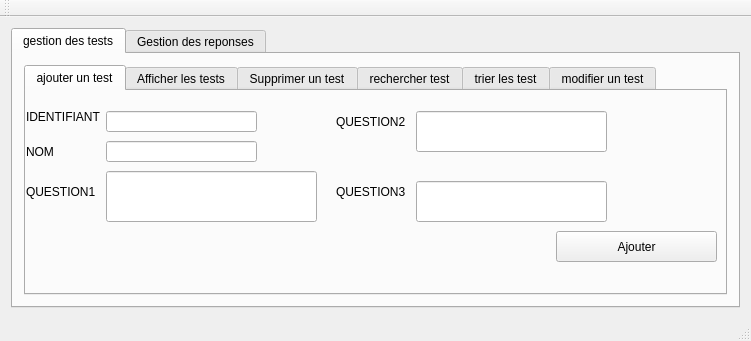
<?xml version="1.0" encoding="UTF-8"?>
<ui version="4.0">
 <class>MainWindow</class>
 <widget class="QMainWindow" name="MainWindow">
  <property name="geometry">
   <rect>
    <x>0</x>
    <y>0</y>
    <width>751</width>
    <height>341</height>
   </rect>
  </property>
  <property name="windowTitle">
   <string>Gestion des étudiants</string>
  </property>
  <property name="styleSheet">
   <string notr="true"/>
  </property>
  <widget class="QWidget" name="centralWidget">
   <layout class="QGridLayout" name="gridLayout">
    <item row="1" column="0">
     <widget class="QTabWidget" name="tabWidget_2">
      <property name="styleSheet">
       <string notr="true"/>
      </property>
      <property name="currentIndex">
       <number>0</number>
      </property>
      <widget class="QWidget" name="tab_4">
       <attribute name="title">
        <string>gestion des tests</string>
       </attribute>
       <layout class="QGridLayout" name="gridLayout_2">
        <item row="1" column="0">
         <widget class="QTabWidget" name="tabWidget">
          <property name="styleSheet">
           <string notr="true"/>
          </property>
          <property name="currentIndex">
           <number>0</number>
          </property>
          <widget class="QWidget" name="tab">
           <attribute name="title">
            <string>ajouter un test</string>
           </attribute>
           <widget class="QLineEdit" name="lineEdit_id">
            <property name="geometry">
             <rect>
              <x>80</x>
              <y>20</y>
              <width>151</width>
              <height>21</height>
             </rect>
            </property>
            <property name="autoFillBackground">
             <bool>false</bool>
            </property>
            <property name="styleSheet">
             <string notr="true"/>
            </property>
           </widget>
           <widget class="QLineEdit" name="lineEdit_nom">
            <property name="geometry">
             <rect>
              <x>80</x>
              <y>50</y>
              <width>151</width>
              <height>21</height>
             </rect>
            </property>
            <property name="styleSheet">
             <string notr="true"/>
            </property>
           </widget>
           <widget class="QLineEdit" name="lineEdit_q1">
            <property name="geometry">
             <rect>
              <x>80</x>
              <y>80</y>
              <width>211</width>
              <height>51</height>
             </rect>
            </property>
            <property name="styleSheet">
             <string notr="true"/>
            </property>
           </widget>
           <widget class="QPushButton" name="pb_ajouter">
            <property name="geometry">
             <rect>
              <x>530</x>
              <y>140</y>
              <width>161</width>
              <height>31</height>
             </rect>
            </property>
            <property name="styleSheet">
             <string notr="true"/>
            </property>
            <property name="text">
             <string>Ajouter</string>
            </property>
            <property name="default">
             <bool>false</bool>
            </property>
            <property name="flat">
             <bool>false</bool>
            </property>
           </widget>
           <widget class="QLineEdit" name="lineEdit_q2">
            <property name="geometry">
             <rect>
              <x>390</x>
              <y>20</y>
              <width>191</width>
              <height>41</height>
             </rect>
            </property>
            <property name="styleSheet">
             <string notr="true"/>
            </property>
           </widget>
           <widget class="QLineEdit" name="lineEdit_q3">
            <property name="geometry">
             <rect>
              <x>390</x>
              <y>90</y>
              <width>191</width>
              <height>41</height>
             </rect>
            </property>
            <property name="styleSheet">
             <string notr="true"/>
            </property>
           </widget>
           <widget class="QLabel" name="label_11">
            <property name="geometry">
             <rect>
              <x>0</x>
              <y>0</y>
              <width>81</width>
              <height>51</height>
             </rect>
            </property>
            <property name="styleSheet">
             <string notr="true"/>
            </property>
            <property name="text">
             <string>IDENTIFIANT</string>
            </property>
           </widget>
           <widget class="QLabel" name="label_26">
            <property name="geometry">
             <rect>
              <x>0</x>
              <y>40</y>
              <width>41</width>
              <height>41</height>
             </rect>
            </property>
            <property name="styleSheet">
             <string notr="true"/>
            </property>
            <property name="text">
             <string>NOM</string>
            </property>
           </widget>
           <widget class="QLabel" name="label_27">
            <property name="geometry">
             <rect>
              <x>310</x>
              <y>10</y>
              <width>71</width>
              <height>41</height>
             </rect>
            </property>
            <property name="styleSheet">
             <string notr="true"/>
            </property>
            <property name="text">
             <string>QUESTION2</string>
            </property>
           </widget>
           <widget class="QLabel" name="label_28">
            <property name="geometry">
             <rect>
              <x>0</x>
              <y>80</y>
              <width>71</width>
              <height>41</height>
             </rect>
            </property>
            <property name="styleSheet">
             <string notr="true"/>
            </property>
            <property name="text">
             <string>QUESTION1</string>
            </property>
           </widget>
           <widget class="QLabel" name="label_29">
            <property name="geometry">
             <rect>
              <x>310</x>
              <y>80</y>
              <width>71</width>
              <height>41</height>
             </rect>
            </property>
            <property name="styleSheet">
             <string notr="true"/>
            </property>
            <property name="text">
             <string>QUESTION3</string>
            </property>
           </widget>
           <widget class="QLabel" name="label_30">
            <property name="geometry">
             <rect>
              <x>310</x>
              <y>120</y>
              <width>71</width>
              <height>41</height>
             </rect>
            </property>
            <property name="styleSheet">
             <string notr="true"/>
            </property>
            <property name="text">
             <string/>
            </property>
           </widget>
          </widget>
          <widget class="QWidget" name="tab_2">
           <attribute name="title">
            <string>Afficher les tests</string>
           </attribute>
           <widget class="QTableView" name="tabtest">
            <property name="geometry">
             <rect>
              <x>100</x>
              <y>0</y>
              <width>491</width>
              <height>171</height>
             </rect>
            </property>
            <property name="styleSheet">
             <string notr="true"/>
            </property>
           </widget>
          </widget>
          <widget class="QWidget" name="tab_3">
           <attribute name="title">
            <string>Supprimer un test</string>
           </attribute>
           <widget class="QLineEdit" name="lineEdit_id1">
            <property name="geometry">
             <rect>
              <x>70</x>
              <y>30</y>
              <width>131</width>
              <height>21</height>
             </rect>
            </property>
            <property name="styleSheet">
             <string notr="true"/>
            </property>
           </widget>
           <widget class="QLabel" name="label_4">
            <property name="geometry">
             <rect>
              <x>0</x>
              <y>10</y>
              <width>61</width>
              <height>51</height>
             </rect>
            </property>
            <property name="styleSheet">
             <string notr="true"/>
            </property>
            <property name="text">
             <string>Identifiant</string>
            </property>
           </widget>
           <widget class="QPushButton" name="pb_supprimer">
            <property name="geometry">
             <rect>
              <x>240</x>
              <y>50</y>
              <width>121</width>
              <height>31</height>
             </rect>
            </property>
            <property name="styleSheet">
             <string notr="true"/>
            </property>
            <property name="text">
             <string>Supprimer</string>
            </property>
           </widget>
          </widget>
          <widget class="QWidget" name="tab_9">
           <attribute name="title">
            <string>rechercher test</string>
           </attribute>
           <widget class="QTableView" name="tableView">
            <property name="geometry">
             <rect>
              <x>30</x>
              <y>60</y>
              <width>361</width>
              <height>111</height>
             </rect>
            </property>
            <property name="styleSheet">
             <string notr="true"/>
            </property>
           </widget>
           <widget class="QLineEdit" name="lineEdit_id1_2">
            <property name="geometry">
             <rect>
              <x>60</x>
              <y>10</y>
              <width>151</width>
              <height>21</height>
             </rect>
            </property>
            <property name="styleSheet">
             <string notr="true"/>
            </property>
           </widget>
           <widget class="QLabel" name="label_10">
            <property name="geometry">
             <rect>
              <x>0</x>
              <y>0</y>
              <width>61</width>
              <height>41</height>
             </rect>
            </property>
            <property name="styleSheet">
             <string notr="true"/>
            </property>
            <property name="text">
             <string>Identifiant</string>
            </property>
           </widget>
           <widget class="QPushButton" name="pb_supprimer_2">
            <property name="geometry">
             <rect>
              <x>230</x>
              <y>10</y>
              <width>151</width>
              <height>31</height>
             </rect>
            </property>
            <property name="styleSheet">
             <string notr="true"/>
            </property>
            <property name="text">
             <string>rechercher</string>
            </property>
           </widget>
          </widget>
          <widget class="QWidget" name="tab_10">
           <attribute name="title">
            <string>trier les test</string>
           </attribute>
           <widget class="QTableView" name="tableView_3">
            <property name="geometry">
             <rect>
              <x>120</x>
              <y>10</y>
              <width>421</width>
              <height>151</height>
             </rect>
            </property>
            <property name="styleSheet">
             <string notr="true"/>
            </property>
           </widget>
          </widget>
          <widget class="QWidget" name="tab_11">
           <attribute name="title">
            <string>modifier un test</string>
           </attribute>
           <widget class="QLabel" name="label_12">
            <property name="geometry">
             <rect>
              <x>0</x>
              <y>0</y>
              <width>71</width>
              <height>41</height>
             </rect>
            </property>
            <property name="styleSheet">
             <string notr="true"/>
            </property>
            <property name="text">
             <string>Identifiant</string>
            </property>
           </widget>
           <widget class="QLineEdit" name="lineEdit_q3_2">
            <property name="geometry">
             <rect>
              <x>430</x>
              <y>70</y>
              <width>251</width>
              <height>51</height>
             </rect>
            </property>
            <property name="styleSheet">
             <string notr="true"/>
            </property>
           </widget>
           <widget class="QLineEdit" name="lineEdit_id_4">
            <property name="geometry">
             <rect>
              <x>80</x>
              <y>10</y>
              <width>151</width>
              <height>21</height>
             </rect>
            </property>
            <property name="styleSheet">
             <string notr="true"/>
            </property>
           </widget>
           <widget class="QLineEdit" name="lineEdit_nom_2">
            <property name="geometry">
             <rect>
              <x>80</x>
              <y>40</y>
              <width>151</width>
              <height>21</height>
             </rect>
            </property>
            <property name="styleSheet">
             <string notr="true"/>
            </property>
           </widget>
           <widget class="QLabel" name="label_13">
            <property name="geometry">
             <rect>
              <x>350</x>
              <y>0</y>
              <width>71</width>
              <height>41</height>
             </rect>
            </property>
            <property name="styleSheet">
             <string notr="true"/>
            </property>
            <property name="text">
             <string>question 2</string>
            </property>
           </widget>
           <widget class="QLineEdit" name="lineEdit_q1_2">
            <property name="geometry">
             <rect>
              <x>80</x>
              <y>70</y>
              <width>231</width>
              <height>51</height>
             </rect>
            </property>
            <property name="styleSheet">
             <string notr="true"/>
            </property>
           </widget>
           <widget class="QLineEdit" name="lineEdit_q2_2">
            <property name="geometry">
             <rect>
              <x>430</x>
              <y>10</y>
              <width>251</width>
              <height>51</height>
             </rect>
            </property>
            <property name="styleSheet">
             <string notr="true"/>
            </property>
           </widget>
           <widget class="QLabel" name="label_14">
            <property name="geometry">
             <rect>
              <x>0</x>
              <y>20</y>
              <width>41</width>
              <height>51</height>
             </rect>
            </property>
            <property name="styleSheet">
             <string notr="true"/>
            </property>
            <property name="text">
             <string>Nom</string>
            </property>
           </widget>
           <widget class="QLabel" name="label_15">
            <property name="geometry">
             <rect>
              <x>0</x>
              <y>60</y>
              <width>81</width>
              <height>41</height>
             </rect>
            </property>
            <property name="styleSheet">
             <string notr="true"/>
            </property>
            <property name="text">
             <string>question 1</string>
            </property>
           </widget>
           <widget class="QPushButton" name="pb_ajouter_4">
            <property name="geometry">
             <rect>
              <x>300</x>
              <y>140</y>
              <width>131</width>
              <height>31</height>
             </rect>
            </property>
            <property name="styleSheet">
             <string notr="true"/>
            </property>
            <property name="text">
             <string>modifier</string>
            </property>
           </widget>
           <widget class="QLabel" name="label_16">
            <property name="geometry">
             <rect>
              <x>350</x>
              <y>60</y>
              <width>71</width>
              <height>41</height>
             </rect>
            </property>
            <property name="styleSheet">
             <string notr="true"/>
            </property>
            <property name="text">
             <string>question 3</string>
            </property>
           </widget>
          </widget>
         </widget>
        </item>
       </layout>
      </widget>
      <widget class="QWidget" name="tab_5">
       <attribute name="title">
        <string>Gestion des reponses</string>
       </attribute>
       <widget class="QTabWidget" name="tabWidget_3">
        <property name="geometry">
         <rect>
          <x>0</x>
          <y>0</y>
          <width>1091</width>
          <height>561</height>
         </rect>
        </property>
        <property name="currentIndex">
         <number>4</number>
        </property>
        <widget class="QWidget" name="tab_6">
         <attribute name="title">
          <string>ajouter une reponse</string>
         </attribute>
         <widget class="QLineEdit" name="lineEdit_id_3">
          <property name="geometry">
           <rect>
            <x>120</x>
            <y>30</y>
            <width>91</width>
            <height>21</height>
           </rect>
          </property>
         </widget>
         <widget class="QLineEdit" name="lineEdit_reponse">
          <property name="geometry">
           <rect>
            <x>120</x>
            <y>60</y>
            <width>91</width>
            <height>21</height>
           </rect>
          </property>
         </widget>
         <widget class="QLabel" name="label_7">
          <property name="geometry">
           <rect>
            <x>30</x>
            <y>10</y>
            <width>191</width>
            <height>51</height>
           </rect>
          </property>
          <property name="styleSheet">
           <string notr="true"/>
          </property>
          <property name="text">
           <string>id reponse</string>
          </property>
         </widget>
         <widget class="QLabel" name="label_8">
          <property name="geometry">
           <rect>
            <x>260</x>
            <y>80</y>
            <width>231</width>
            <height>41</height>
           </rect>
          </property>
          <property name="styleSheet">
           <string notr="true"/>
          </property>
          <property name="text">
           <string>reponse</string>
          </property>
         </widget>
         <widget class="QLabel" name="label_9">
          <property name="geometry">
           <rect>
            <x>30</x>
            <y>100</y>
            <width>181</width>
            <height>51</height>
           </rect>
          </property>
          <property name="styleSheet">
           <string notr="true"/>
          </property>
          <property name="text">
           <string>point</string>
          </property>
         </widget>
         <widget class="QLineEdit" name="lineEdit_">
          <property name="geometry">
           <rect>
            <x>330</x>
            <y>20</y>
            <width>221</width>
            <height>51</height>
           </rect>
          </property>
         </widget>
         <widget class="QLineEdit" name="lineEdit">
          <property name="geometry">
           <rect>
            <x>330</x>
            <y>80</y>
            <width>221</width>
            <height>51</height>
           </rect>
          </property>
         </widget>
         <widget class="QLineEdit" name="lineEdit_2">
          <property name="geometry">
           <rect>
            <x>120</x>
            <y>110</y>
            <width>31</width>
            <height>31</height>
           </rect>
          </property>
         </widget>
         <widget class="QLabel" name="label_17">
          <property name="geometry">
           <rect>
            <x>260</x>
            <y>10</y>
            <width>191</width>
            <height>51</height>
           </rect>
          </property>
          <property name="styleSheet">
           <string notr="true"/>
          </property>
          <property name="text">
           <string> question</string>
          </property>
         </widget>
         <widget class="QLabel" name="label_18">
          <property name="geometry">
           <rect>
            <x>30</x>
            <y>50</y>
            <width>141</width>
            <height>41</height>
           </rect>
          </property>
          <property name="styleSheet">
           <string notr="true"/>
          </property>
          <property name="text">
           <string>id test</string>
          </property>
         </widget>
         <widget class="QPushButton" name="pushButton">
          <property name="geometry">
           <rect>
            <x>570</x>
            <y>150</y>
            <width>91</width>
            <height>31</height>
           </rect>
          </property>
          <property name="styleSheet">
           <string notr="true"/>
          </property>
          <property name="text">
           <string>ajouter</string>
          </property>
         </widget>
        </widget>
        <widget class="QWidget" name="tab_7">
         <attribute name="title">
          <string>afficher les reponses</string>
         </attribute>
         <widget class="QTableView" name="tabr">
          <property name="geometry">
           <rect>
            <x>90</x>
            <y>10</y>
            <width>541</width>
            <height>181</height>
           </rect>
          </property>
          <property name="styleSheet">
           <string notr="true"/>
          </property>
         </widget>
        </widget>
        <widget class="QWidget" name="tab_12">
         <attribute name="title">
          <string>modifier une reponse</string>
         </attribute>
         <widget class="QLabel" name="label_19">
          <property name="geometry">
           <rect>
            <x>10</x>
            <y>60</y>
            <width>141</width>
            <height>31</height>
           </rect>
          </property>
          <property name="styleSheet">
           <string notr="true"/>
          </property>
          <property name="text">
           <string>id test</string>
          </property>
         </widget>
         <widget class="QLineEdit" name="lineEdit_reponse_2">
          <property name="geometry">
           <rect>
            <x>80</x>
            <y>65</y>
            <width>161</width>
            <height>21</height>
           </rect>
          </property>
         </widget>
         <widget class="QLineEdit" name="lineEdit_1">
          <property name="geometry">
           <rect>
            <x>80</x>
            <y>100</y>
            <width>291</width>
            <height>41</height>
           </rect>
          </property>
         </widget>
         <widget class="QLabel" name="label_20">
          <property name="geometry">
           <rect>
            <x>10</x>
            <y>0</y>
            <width>91</width>
            <height>51</height>
           </rect>
          </property>
          <property name="styleSheet">
           <string notr="true"/>
          </property>
          <property name="text">
           <string>id reponse</string>
          </property>
         </widget>
         <widget class="QLineEdit" name="lineEdit_3">
          <property name="geometry">
           <rect>
            <x>460</x>
            <y>20</y>
            <width>211</width>
            <height>41</height>
           </rect>
          </property>
         </widget>
         <widget class="QPushButton" name="pushButton_2">
          <property name="geometry">
           <rect>
            <x>570</x>
            <y>120</y>
            <width>101</width>
            <height>31</height>
           </rect>
          </property>
          <property name="styleSheet">
           <string notr="true"/>
          </property>
          <property name="text">
           <string>modifier</string>
          </property>
         </widget>
         <widget class="QLabel" name="label_21">
          <property name="geometry">
           <rect>
            <x>420</x>
            <y>90</y>
            <width>171</width>
            <height>41</height>
           </rect>
          </property>
          <property name="styleSheet">
           <string notr="true"/>
          </property>
          <property name="text">
           <string>point</string>
          </property>
         </widget>
         <widget class="QLabel" name="label_22">
          <property name="geometry">
           <rect>
            <x>10</x>
            <y>100</y>
            <width>281</width>
            <height>41</height>
           </rect>
          </property>
          <property name="styleSheet">
           <string notr="true"/>
          </property>
          <property name="text">
           <string>question</string>
          </property>
         </widget>
         <widget class="QLineEdit" name="lineEdit_4">
          <property name="geometry">
           <rect>
            <x>470</x>
            <y>100</y>
            <width>41</width>
            <height>21</height>
           </rect>
          </property>
         </widget>
         <widget class="QLabel" name="label_23">
          <property name="geometry">
           <rect>
            <x>410</x>
            <y>20</y>
            <width>181</width>
            <height>41</height>
           </rect>
          </property>
          <property name="styleSheet">
           <string notr="true"/>
          </property>
          <property name="text">
           <string>reponse</string>
          </property>
         </widget>
         <widget class="QLineEdit" name="lineEdit_id_5">
          <property name="geometry">
           <rect>
            <x>80</x>
            <y>20</y>
            <width>151</width>
            <height>21</height>
           </rect>
          </property>
         </widget>
        </widget>
        <widget class="QWidget" name="tab_13">
         <attribute name="title">
          <string>rechercher</string>
         </attribute>
         <widget class="QLineEdit" name="lineEdit_id1_3">
          <property name="geometry">
           <rect>
            <x>110</x>
            <y>30</y>
            <width>151</width>
            <height>21</height>
           </rect>
          </property>
         </widget>
         <widget class="QPushButton" name="pb_supprimer_3">
          <property name="geometry">
           <rect>
            <x>290</x>
            <y>20</y>
            <width>121</width>
            <height>31</height>
           </rect>
          </property>
          <property name="styleSheet">
           <string notr="true"/>
          </property>
          <property name="text">
           <string>rechercher</string>
          </property>
         </widget>
         <widget class="QLabel" name="label_25">
          <property name="geometry">
           <rect>
            <x>30</x>
            <y>20</y>
            <width>191</width>
            <height>31</height>
           </rect>
          </property>
          <property name="styleSheet">
           <string notr="true"/>
          </property>
          <property name="text">
           <string>Identifiant</string>
          </property>
         </widget>
         <widget class="QTableView" name="tableView_2">
          <property name="geometry">
           <rect>
            <x>30</x>
            <y>70</y>
            <width>441</width>
            <height>121</height>
           </rect>
          </property>
          <property name="styleSheet">
           <string notr="true"/>
          </property>
         </widget>
        </widget>
        <widget class="QWidget" name="tab_8">
         <attribute name="title">
          <string>supprimer une reponse</string>
         </attribute>
         <widget class="QPushButton" name="pushButton_3">
          <property name="geometry">
           <rect>
            <x>360</x>
            <y>40</y>
            <width>151</width>
            <height>41</height>
           </rect>
          </property>
          <property name="styleSheet">
           <string notr="true"/>
          </property>
          <property name="text">
           <string>supprimer</string>
          </property>
         </widget>
         <widget class="QLineEdit" name="lineEdit_id_6">
          <property name="geometry">
           <rect>
            <x>90</x>
            <y>20</y>
            <width>191</width>
            <height>21</height>
           </rect>
          </property>
         </widget>
         <widget class="QLabel" name="label_24">
          <property name="geometry">
           <rect>
            <x>10</x>
            <y>10</y>
            <width>101</width>
            <height>41</height>
           </rect>
          </property>
          <property name="styleSheet">
           <string notr="true"/>
          </property>
          <property name="text">
           <string>id reponse</string>
          </property>
         </widget>
        </widget>
       </widget>
      </widget>
     </widget>
    </item>
   </layout>
  </widget>
  <widget class="QMenuBar" name="menuBar">
   <property name="geometry">
    <rect>
     <x>0</x>
     <y>0</y>
     <width>751</width>
     <height>26</height>
    </rect>
   </property>
  </widget>
  <widget class="QToolBar" name="mainToolBar">
   <attribute name="toolBarArea">
    <enum>TopToolBarArea</enum>
   </attribute>
   <attribute name="toolBarBreak">
    <bool>false</bool>
   </attribute>
  </widget>
  <widget class="QStatusBar" name="statusBar"/>
 </widget>
 <layoutdefault spacing="6" margin="11"/>
 <resources/>
 <connections/>
</ui>
